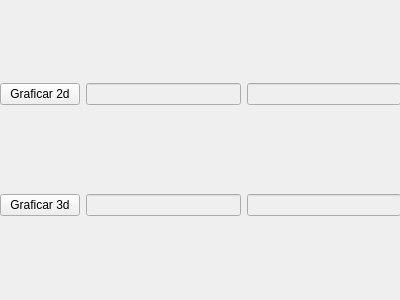
<?xml version="1.0" encoding="UTF-8"?>
<ui version="4.0">
 <class>functiongraphview</class>
 <widget class="QWidget" name="functiongraphview">
  <property name="geometry">
   <rect>
    <x>0</x>
    <y>0</y>
    <width>400</width>
    <height>300</height>
   </rect>
  </property>
  <property name="windowTitle">
   <string>Form</string>
  </property>
  <widget class="QWidget" name="verticalLayoutWidget">
   <property name="geometry">
    <rect>
     <x>0</x>
     <y>0</y>
     <width>401</width>
     <height>301</height>
    </rect>
   </property>
   <layout class="QVBoxLayout" name="verticalLayout">
    <item>
     <layout class="QHBoxLayout" name="horizontalLayout_4">
      <item>
       <widget class="QPushButton" name="pushButton2d">
        <property name="text">
         <string>Graficar 2d</string>
        </property>
       </widget>
      </item>
      <item>
       <widget class="QLineEdit" name="funcion2d">
        <property name="enabled">
         <bool>false</bool>
        </property>
       </widget>
      </item>
      <item>
       <widget class="QLineEdit" name="range2d">
        <property name="enabled">
         <bool>false</bool>
        </property>
       </widget>
      </item>
     </layout>
    </item>
    <item>
     <layout class="QHBoxLayout" name="horizontalLayout_3">
      <item>
       <widget class="QPushButton" name="pushButton3d">
        <property name="text">
         <string>Graficar 3d</string>
        </property>
       </widget>
      </item>
      <item>
       <widget class="QLineEdit" name="funcion3d">
        <property name="enabled">
         <bool>false</bool>
        </property>
       </widget>
      </item>
      <item>
       <widget class="QLineEdit" name="range3d">
        <property name="enabled">
         <bool>false</bool>
        </property>
       </widget>
      </item>
     </layout>
    </item>
   </layout>
  </widget>
 </widget>
 <resources/>
 <connections/>
</ui>
